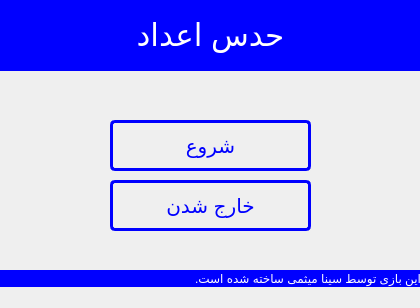
<?xml version="1.0" encoding="UTF-8"?>
<ui version="4.0">
 <class>MainWindow</class>
 <widget class="QMainWindow" name="MainWindow">
  <property name="geometry">
   <rect>
    <x>0</x>
    <y>0</y>
    <width>420</width>
    <height>308</height>
   </rect>
  </property>
  <property name="windowTitle">
   <string>MainWindow</string>
  </property>
  <widget class="QWidget" name="centralwidget">
   <widget class="QLabel" name="label">
    <property name="geometry">
     <rect>
      <x>0</x>
      <y>0</y>
      <width>421</width>
      <height>71</height>
     </rect>
    </property>
    <property name="font">
     <font>
      <pointsize>23</pointsize>
     </font>
    </property>
    <property name="styleSheet">
     <string notr="true">QLabel {
	background-color: blue;
	color: #fff;
}</string>
    </property>
    <property name="text">
     <string>حدس اعداد</string>
    </property>
    <property name="alignment">
     <set>Qt::AlignCenter</set>
    </property>
   </widget>
   <widget class="QPushButton" name="start_btn">
    <property name="geometry">
     <rect>
      <x>110</x>
      <y>120</y>
      <width>201</width>
      <height>51</height>
     </rect>
    </property>
    <property name="font">
     <font>
      <pointsize>15</pointsize>
     </font>
    </property>
    <property name="styleSheet">
     <string notr="true">QPushButton {
	border: 3px solid blue;
	border-radius: 5px;
	color: blue;
}

QPushButton:pressed {
	background-color: blue;
	color: #fff;
}</string>
    </property>
    <property name="text">
     <string>شروع</string>
    </property>
   </widget>
   <widget class="QPushButton" name="exit_btn">
    <property name="geometry">
     <rect>
      <x>110</x>
      <y>180</y>
      <width>201</width>
      <height>51</height>
     </rect>
    </property>
    <property name="font">
     <font>
      <pointsize>15</pointsize>
     </font>
    </property>
    <property name="styleSheet">
     <string notr="true">QPushButton {
	border: 3px solid blue;
	border-radius: 5px;
	color: blue;
}

QPushButton:pressed {
	background-color: blue;
	color: #fff;
}</string>
    </property>
    <property name="text">
     <string>خارج شدن</string>
    </property>
   </widget>
   <widget class="QLabel" name="label_2">
    <property name="geometry">
     <rect>
      <x>0</x>
      <y>270</y>
      <width>421</width>
      <height>17</height>
     </rect>
    </property>
    <property name="font">
     <font>
      <pointsize>9</pointsize>
     </font>
    </property>
    <property name="styleSheet">
     <string notr="true">QLabel {
	background-color: blue;
	color: #fff;
}</string>
    </property>
    <property name="text">
     <string>این بازی توسط سینا میثمی ساخته شده است.</string>
    </property>
   </widget>
  </widget>
  <widget class="QMenuBar" name="menubar">
   <property name="geometry">
    <rect>
     <x>0</x>
     <y>0</y>
     <width>420</width>
     <height>21</height>
    </rect>
   </property>
  </widget>
 </widget>
 <resources/>
 <connections/>
</ui>
